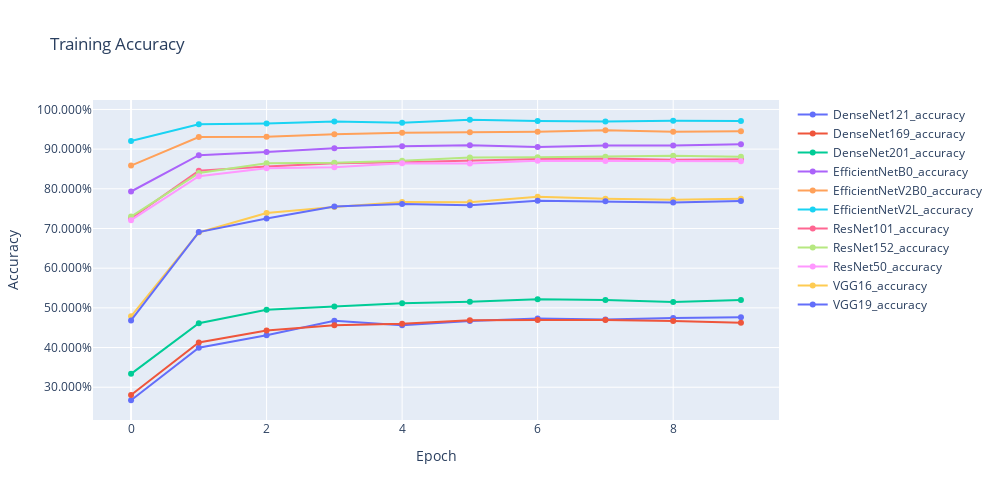

Notebook code for this chart:
### Code cell
plot_accuracy(accuracy_df, 'Training Accuracy')

### Figure 1 — Plotly figure (JSON) as saved in the notebook; plotly's stock layout.template omitted (floating-point values rounded to 4 significant figures)
{"data": [{"mode": "lines+markers", "name": "DenseNet121_accuracy", "type": "scatter", "x": [0, 1, 2, 3, 4, 5, 6, 7, 8, 9], "y": [0.2672, 0.3996, 0.4312, 0.4672, 0.4559, 0.4668, 0.4732, 0.4708, 0.4747, 0.4763]}, {"mode": "lines+markers", "name": "DenseNet169_accuracy", "type": "scatter", "x": [0, 1, 2, 3, 4, 5, 6, 7, 8, 9], "y": [0.2803, 0.4128, 0.4428, 0.4564, 0.4601, 0.4685, 0.4692, 0.4695, 0.4666, 0.4627]}, {"mode": "lines+markers", "name": "DenseNet201_accuracy", "type": "scatter", "x": [0, 1, 2, 3, 4, 5, 6, 7, 8, 9], "y": [0.3337, 0.4614, 0.4952, 0.5034, 0.5117, 0.5156, 0.5217, 0.5201, 0.5146, 0.5196]}, {"mode": "lines+markers", "name": "EfficientNetB0_accuracy", "type": "scatter", "x": [0, 1, 2, 3, 4, 5, 6, 7, 8, 9], "y": [0.7932, 0.8848, 0.8926, 0.902, 0.9074, 0.9095, 0.9055, 0.9092, 0.9089, 0.9126]}, {"mode": "lines+markers", "name": "EfficientNetV2B0_accuracy", "type": "scatter", "x": [0, 1, 2, 3, 4, 5, 6, 7, 8, 9], "y": [0.8585, 0.9304, 0.9314, 0.9377, 0.9412, 0.9425, 0.9435, 0.9475, 0.944, 0.9448]}, {"mode": "lines+markers", "name": "EfficientNetV2L_accuracy", "type": "scatter", "x": [0, 1, 2, 3, 4, 5, 6, 7, 8, 9], "y": [0.9205, 0.9626, 0.9645, 0.9694, 0.9666, 0.974, 0.9712, 0.9698, 0.9716, 0.971]}, {"mode": "lines+markers", "name": "ResNet101_accuracy", "type": "scatter", "x": [0, 1, 2, 3, 4, 5, 6, 7, 8, 9], "y": [0.7254, 0.8458, 0.8562, 0.8646, 0.8666, 0.8716, 0.8754, 0.8764, 0.873, 0.8747]}, {"mode": "lines+markers", "name": "ResNet152_accuracy", "type": "scatter", "x": [0, 1, 2, 3, 4, 5, 6, 7, 8, 9], "y": [0.7301, 0.8397, 0.8646, 0.8654, 0.8707, 0.8791, 0.8798, 0.881, 0.8834, 0.8808]}, {"mode": "lines+markers", "name": "ResNet50_accuracy", "type": "scatter", "x": [0, 1, 2, 3, 4, 5, 6, 7, 8, 9], "y": [0.721, 0.8318, 0.8515, 0.8542, 0.8642, 0.8639, 0.8709, 0.8703, 0.8707, 0.8692]}, {"mode": "lines+markers", "name": "VGG16_accuracy", "type": "scatter", "x": [0, 1, 2, 3, 4, 5, 6, 7, 8, 9], "y": [0.4786, 0.69, 0.7388, 0.7539, 0.7669, 0.7662, 0.7802, 0.7751, 0.7723, 0.7748]}, {"mode": "lines+markers", "name": "VGG19_accuracy", "type": "scatter", "x": [0, 1, 2, 3, 4, 5, 6, 7, 8, 9], "y": [0.4684, 0.6909, 0.7252, 0.7553, 0.7619, 0.7588, 0.7698, 0.7684, 0.7657, 0.769]}], "layout": {"height": 500, "title": {"text": "Training Accuracy"}, "width": 1000, "xaxis": {"title": {"text": "Epoch"}}, "yaxis": {"tickformat": ".3%", "title": {"text": "Accuracy"}}}}
